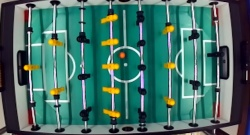
#> input picture alex.jpg, 250 x 135 px, given in place of the camera
$ python main_prediction.py   (older library calls are emulated)
#> lines starting #> are read from the running program, lines starting #| are printed output that depends on the picture; after the words box and inside, x2 and y2 are one past the last pixel; in counts of white or black regions, pixels touching at a corner belong together
### tracking/locate_foosmen.py
import cv2
import numpy as np
import imutils

from imutils import contours
from skimage import measure
from imutils.video import FPS
from imutils.video import WebcamVideoStream

# Define foosmen constants
w1 = 35
w2 = 90
w3 = 130

def locate_foosmen(wvs):
	vs = wvs.start()
	key = ''

	goalie = 0
	defence = 0
	midfield = 0
	striker = 0
	frameCount = 0

	while ((goalie != 1) or (defence != 2) or (midfield != 5) or (striker != 3)):
		frame = vs.read()
		frame = imutils.resize(frame[25:340, 70:650], width = 250)

		goalie, goalie_position = label_foosmen(frame, get_foosmen_mask(frame[:, 0:w1]), 0)
		defence, defence_positions = label_foosmen(frame, get_foosmen_mask(frame[:, w1:w2]), w1)
		midfield, midfield_positions = label_foosmen(frame, get_foosmen_mask(frame[:, w2:w3]), w2)
		striker, striker_positions = label_foosmen(frame, get_foosmen_mask(frame[:, w3:250]), w3)
		frameCount = frameCount+1

		print(frameCount, goalie, defence, midfield, striker)


	print(goalie_position)
	print(defence_positions)
	print(midfield_positions)
	print(striker_positions)

	return goalie_position, defence_positions, midfield_positions, striker_positions

def get_foosmen_mask(img):
	# Preprocessing
    img_hsv = cv2.cvtColor(img, cv2.COLOR_BGR2HSV)
    # Define range of mask

    lower_yellow = np.array([20, 100, 100])
    upper_yellow = np.array([35, 255, 255])

    # Apply mask
    mask = cv2.inRange(img_hsv, lower_yellow, upper_yellow)

    #cv2.imshow("colored mask", mask)

    # mask = cv2.erode(mask, np.ones((3, 3), np.uint8), iterations=1)
    mask = cv2.dilate(mask, np.ones((2, 2), np.uint8), iterations=3)

    #cv2.imshow("yellow_mask", mask)
    return mask

def label_foosmen(image, thresh, correction):
	positions = {}
	labels = measure.label(thresh, neighbors=8, background=0)
	mask = np.zeros(thresh.shape, dtype="uint8")

	for label in np.unique(labels):
		if label == 0:
			continue

		labelMask = np.zeros(thresh.shape, dtype="uint8")
		labelMask[labels == label] = 255
		numPixels = cv2.countNonZero(labelMask)

		if numPixels > 20:
			mask = cv2.add(mask, labelMask)

	_, cnts, _ = cv2.findContours(mask, cv2.RETR_EXTERNAL,
	cv2.CHAIN_APPROX_SIMPLE)

	if len(cnts) > 0:
		cnts, bbox = contours.sort_contours(cnts, method = "top-to-bottom")
		# loop over the contours
		for (i, c) in enumerate(cnts):
			# draw the bright spot on the image
			(x, y, w, h) = cv2.boundingRect(c)
			((cX, cY), radius) = cv2.minEnclosingCircle(c)

			positions[str(i)] = [int(cX+correction), int(cY)]
			cv2.circle(image, (int(cX) + correction, int(cY)), int(radius),
				(0, 0, 255), 3)
			cv2.putText(image, "#{}".format(i + 1), (x+correction+25, y+10),
				cv2.FONT_HERSHEY_SIMPLEX, 0.55, (0, 255, 0), 1)

	#cv2.imshow("foosmen-image", image)
	#key = cv2.waitKey(5)

	return len(positions), positions

### main_prediction.py
# Main File for FYDP
# Integration Status - (Load Camera) - Load Frames - Resize frames - Run Localization - Run Tracking

## All Imports go here
import imutils
import numpy as np

from utilities import display_frames
from tracking.locate_foosmen import locate_foosmen
from imutils.video import WebcamVideoStream
# Change this import
from tracking.ptcomb import tracking

def main():
	print("Starting main().....")
	wvs = WebcamVideoStream(src=0)
	goalie_position, defence_positions, midfield_positions, striker_positions=locate_foosmen(wvs)
#> in locate_foosmen, frame is the input picture: shape (135, 250, 3); mean B, G, R 102.5, 110.4, 67.4
#> in get_foosmen_mask, `img_hsv = cv2.cvtColor(img, cv2.COLOR_BGR2HSV)`: img_hsv: shape (152, 35, 3); mean H, S, V 90.1, 171.4, 119
#> in get_foosmen_mask, `mask = cv2.inRange(img_hsv, lower_yellow, upper_yellow)`: mask: shape (152, 35); every value is 0
#> in label_foosmen, `labels = measure.label(thresh, neighbors=8, background=0)`: labels: shape (152, 35) int64; every value is 0
#> the loop in label_foosmen, `for label in np.unique(labels):` made 1 pass
#> in label_foosmen, `_, cnts, _ = cv2.findContours(mask, cv2.RETR_EXTERNAL, cv2.CHAIN_APPRO..`: cnts = []
#> in locate_foosmen, `goalie, goalie_position = label_foosmen(frame, get_foosmen_mask(frame[..`: goalie = 0; goalie_position = 0 items
#> in get_foosmen_mask (call 2), `img_hsv = cv2.cvtColor(img, cv2.COLOR_BGR2HSV)`: img_hsv: shape (152, 55, 3); mean H, S, V 80.9, 187.7, 114.7
#> in get_foosmen_mask (call 2), `mask = cv2.inRange(img_hsv, lower_yellow, upper_yellow)`: mask: shape (152, 55); 8.4% white; 4 white regions, box (x1, y1, x2, y2) and area: (9, 18, 33, 29) 179, (11, 116, 35, 129) 176, (11, 86, 34, 96) 174, (10, 53, 33, 62) 170
#> in get_foosmen_mask (call 2), `mask = cv2.dilate(mask, np.ones((2, 2), np.uint8), iterations=3)`: mask: shape (152, 55); 13.9% white; 4 white regions, box (x1, y1, x2, y2) and area: (9, 18, 36, 32) 298, (11, 116, 38, 132) 297, (11, 86, 37, 99) 289, (10, 53, 36, 65) 276
#> call 2 of label_foosmen, with correction = 35
#> in label_foosmen (call 2), `labels = measure.label(thresh, neighbors=8, background=0)`: labels: shape (152, 55) int64; 5 distinct labels, from 0 to 4
#> the loop in label_foosmen (call 2), `for label in np.unique(labels):` made 5 passes
#> numPixels on passes 2 to 5: 298, 276, 289, 297
#> after the loop in label_foosmen (call 2), `for label in np.unique(labels):`:
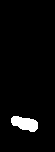
#> labelMask: shape (152, 55); 3.6% white; 1 white region
#> in label_foosmen (call 2), `_, cnts, _ = cv2.findContours(mask, cv2.RETR_EXTERNAL, cv2.CHAIN_APPRO..`: cnts = 4 contours; box (x1, y1, x2, y2) and area: (9, 18, 36, 32) 266, (11, 116, 38, 132) 264, (11, 86, 37, 99) 256, (10, 53, 36, 65) 244
#> in label_foosmen (call 2), `cnts, bbox = contours.sort_contours(cnts, method = "top-to-bottom")`: bbox = ((9, 18, 27, 14), (10, 53, 26, 12), (11, 86, 26, 13), (11, 116, 27, 16))
#> the loop in label_foosmen (call 2), `for (i, c) in enumerate(cnts):` made 4 passes
#> (x, y, w, h, cX, cY, radius) on passes 1 to 4: (9, 18, 27, 14, 22, 25.5, 13.46), (10, 53, 26, 12, 22.62, 58.5, 12.87), (11, 86, 26, 13, 23.5, 91.5, 13.29), (11, 116, 27, 16, 24, 123, 13.93)
#> after the loop in label_foosmen (call 2), `for (i, c) in enumerate(cnts):`:
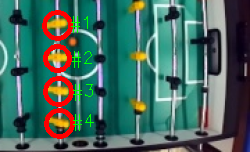
#> image: shape (152, 250, 3); mean B, G, R 95.6, 104.8, 68.2
#> after the loop in label_foosmen (call 2), `for (i, c) in enumerate(cnts):`: positions = {'0': [57, 25], '1': [57, 58], '2': [58, 91], '3': [59, 123]}
#> in locate_foosmen, `defence, defence_positions = label_foosmen(frame, get_foosmen_mask(fra..`: defence = 4; defence_positions has the same summary as positions in label_foosmen
#> in get_foosmen_mask (call 3), `img_hsv = cv2.cvtColor(img, cv2.COLOR_BGR2HSV)`: img_hsv: shape (152, 40, 3); mean H, S, V 92.2, 195.3, 105
#> in get_foosmen_mask (call 3), `img_hsv = cv2.cvtColor(img, cv2.COLOR_BGR2HSV)`:
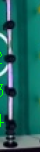
#> img: shape (152, 40, 3); mean of channels 0, 1, 2 96.2, 100.9, 30.2; drawn as B, G, R
#> in get_foosmen_mask (call 3), `mask = cv2.inRange(img_hsv, lower_yellow, upper_yellow)`: mask: shape (152, 40); every value is 0
#> in label_foosmen (call 3), `labels = measure.label(thresh, neighbors=8, background=0)`: labels: shape (152, 40) int64; every value is 0
#> in locate_foosmen, `midfield, midfield_positions = label_foosmen(frame, get_foosmen_mask(f..`: midfield = 0; midfield_positions = 0 items
#> in get_foosmen_mask (call 4), `img_hsv = cv2.cvtColor(img, cv2.COLOR_BGR2HSV)`: img_hsv: shape (152, 120, 3); mean H, S, V 97.6, 113.1, 114.9
#> in get_foosmen_mask (call 4), `img_hsv = cv2.cvtColor(img, cv2.COLOR_BGR2HSV)`:
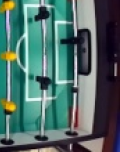
#> img: shape (152, 120, 3); mean of channels 0, 1, 2 103.8, 108, 78.1; drawn as B, G, R
#> in get_foosmen_mask (call 4), `mask = cv2.inRange(img_hsv, lower_yellow, upper_yellow)`: mask: shape (152, 120); 2% white; 3 white regions, box (x1, y1, x2, y2) and area: (2, 99, 17, 112) 124, (0, 0, 15, 12) 118, (1, 51, 17, 61) 115
#> in get_foosmen_mask (call 4), `mask = cv2.dilate(mask, np.ones((2, 2), np.uint8), iterations=3)`: mask: shape (152, 120); 3.4% white; 3 white regions, box (x1, y1, x2, y2) and area: (2, 99, 20, 115) 217, (0, 0, 18, 15) 208, (1, 51, 20, 64) 202
#> call 4 of label_foosmen, with correction = 130
#> in label_foosmen (call 4), `labels = measure.label(thresh, neighbors=8, background=0)`:
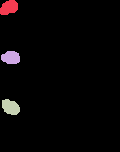
#> labels: shape (152, 120) int64; 4 distinct labels, from 0 to 3; one colour per label, 0 black
#> the loop in label_foosmen (call 4), `for label in np.unique(labels):` made 4 passes
#> numPixels on passes 2 to 4: 208, 202, 217
#> after the loop in label_foosmen (call 4), `for label in np.unique(labels):`:
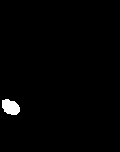
#> labelMask: shape (152, 120); 1.2% white; 1 white region
#> in label_foosmen (call 4), `_, cnts, _ = cv2.findContours(mask, cv2.RETR_EXTERNAL, cv2.CHAIN_APPRO..`: cnts = 3 contours; box (x1, y1, x2, y2) and area: (2, 99, 20, 115) 192, (0, 0, 18, 15) 184, (1, 51, 20, 64) 178
#> in label_foosmen (call 4), `cnts, bbox = contours.sort_contours(cnts, method = "top-to-bottom")`: bbox = ((0, 0, 18, 15), (1, 51, 19, 13), (2, 99, 18, 16))
#> the loop in label_foosmen (call 4), `for (i, c) in enumerate(cnts):` made 3 passes
#> (y, w, h, cX, cY, radius) on passes 1 to 3: (0, 18, 15, 8.5, 8, 9.86), (51, 19, 13, 10, 58, 9.49), (99, 18, 16, 10.5, 105.5, 10.12)
#> after the loop in label_foosmen (call 4), `for (i, c) in enumerate(cnts):`:
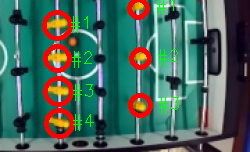
#> image: shape (152, 250, 3); 2.76% of pixels changed, all inside (x1, y1, x2, y2) = (127, 0, 179, 118)
#> after the loop in label_foosmen (call 4), `for (i, c) in enumerate(cnts):`: positions = {'0': [138, 8], '1': [140, 58], '2': [140, 105]}
#> in locate_foosmen, `striker, striker_positions = label_foosmen(frame, get_foosmen_mask(fra..`: striker = 3; striker_positions = {'0': [138, 8], '1': [140, 58], '2': [140, 105]}
#| 1 0 4 0 3

	# Add code from here

	barpositions = [goalie_position['0'][0], defence_positions['0'][0], midfield_positions['0'][0],
					striker_positions['0'][0]]

	tracking(wvs=wvs, barpositions=barpositions)

if __name__ == "__main__":
	main()
